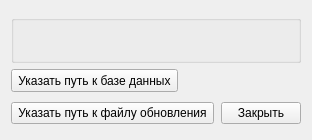
<?xml version="1.0" encoding="UTF-8"?>
<ui version="4.0">
 <class>OrderBaseLaunchClass</class>
 <widget class="QMainWindow" name="OrderBaseLaunchClass">
  <property name="geometry">
   <rect>
    <x>0</x>
    <y>0</y>
    <width>312</width>
    <height>140</height>
   </rect>
  </property>
  <property name="minimumSize">
   <size>
    <width>312</width>
    <height>132</height>
   </size>
  </property>
  <property name="maximumSize">
   <size>
    <width>312</width>
    <height>140</height>
   </size>
  </property>
  <property name="windowTitle">
   <string>База заказов</string>
  </property>
  <property name="windowOpacity">
   <double>8.000000000000000</double>
  </property>
  <widget class="QWidget" name="centralWidget">
   <layout class="QVBoxLayout" name="verticalLayout_2">
    <item>
     <layout class="QVBoxLayout" name="verticalLayout">
      <item>
       <layout class="QHBoxLayout" name="horizontalLayout">
        <property name="spacing">
         <number>10</number>
        </property>
        <property name="leftMargin">
         <number>0</number>
        </property>
        <property name="rightMargin">
         <number>0</number>
        </property>
        <item>
         <widget class="QGroupBox" name="groupBox">
          <property name="sizePolicy">
           <sizepolicy hsizetype="Preferred" vsizetype="Preferred">
            <horstretch>0</horstretch>
            <verstretch>0</verstretch>
           </sizepolicy>
          </property>
          <property name="minimumSize">
           <size>
            <width>0</width>
            <height>48</height>
           </size>
          </property>
          <property name="maximumSize">
           <size>
            <width>16777215</width>
            <height>48</height>
           </size>
          </property>
          <property name="title">
           <string/>
          </property>
          <property name="alignment">
           <set>Qt::AlignCenter</set>
          </property>
          <widget class="QWidget" name="horizontalLayoutWidget">
           <property name="geometry">
            <rect>
             <x>0</x>
             <y>0</y>
             <width>291</width>
             <height>51</height>
            </rect>
           </property>
           <layout class="QHBoxLayout" name="horizontalLayout_3">
            <property name="spacing">
             <number>10</number>
            </property>
            <item>
             <widget class="QLabel" name="iconLabel">
              <property name="sizePolicy">
               <sizepolicy hsizetype="Fixed" vsizetype="Fixed">
                <horstretch>0</horstretch>
                <verstretch>0</verstretch>
               </sizepolicy>
              </property>
              <property name="minimumSize">
               <size>
                <width>48</width>
                <height>48</height>
               </size>
              </property>
              <property name="maximumSize">
               <size>
                <width>48</width>
                <height>48</height>
               </size>
              </property>
              <property name="contextMenuPolicy">
               <enum>Qt::NoContextMenu</enum>
              </property>
              <property name="autoFillBackground">
               <bool>false</bool>
              </property>
              <property name="text">
               <string/>
              </property>
              <property name="scaledContents">
               <bool>true</bool>
              </property>
             </widget>
            </item>
            <item>
             <widget class="QLabel" name="textLabel">
              <property name="sizePolicy">
               <sizepolicy hsizetype="Expanding" vsizetype="Fixed">
                <horstretch>0</horstretch>
                <verstretch>48</verstretch>
               </sizepolicy>
              </property>
              <property name="minimumSize">
               <size>
                <width>0</width>
                <height>48</height>
               </size>
              </property>
              <property name="font">
               <font>
                <family>MS Shell Dlg 2</family>
                <pointsize>10</pointsize>
               </font>
              </property>
              <property name="contextMenuPolicy">
               <enum>Qt::NoContextMenu</enum>
              </property>
              <property name="text">
               <string/>
              </property>
              <property name="wordWrap">
               <bool>true</bool>
              </property>
             </widget>
            </item>
           </layout>
          </widget>
         </widget>
        </item>
       </layout>
      </item>
      <item>
       <layout class="QHBoxLayout" name="horizontalLayout_2">
        <item>
         <widget class="QPushButton" name="setPathToDBbtn">
          <property name="minimumSize">
           <size>
            <width>0</width>
            <height>23</height>
           </size>
          </property>
          <property name="maximumSize">
           <size>
            <width>16777215</width>
            <height>23</height>
           </size>
          </property>
          <property name="text">
           <string> Указать путь к базе данных </string>
          </property>
         </widget>
        </item>
        <item>
         <spacer name="horizontalSpacer">
          <property name="orientation">
           <enum>Qt::Horizontal</enum>
          </property>
          <property name="sizeHint" stdset="0">
           <size>
            <width>40</width>
            <height>20</height>
           </size>
          </property>
         </spacer>
        </item>
       </layout>
      </item>
     </layout>
    </item>
    <item>
     <layout class="QHBoxLayout" name="horizontalLayout_4">
      <item>
       <widget class="QPushButton" name="setPathToUdateFileBtn">
        <property name="text">
         <string> Указать путь к файлу обновления </string>
        </property>
       </widget>
      </item>
      <item>
       <spacer name="horizontalSpacer_3">
        <property name="orientation">
         <enum>Qt::Horizontal</enum>
        </property>
        <property name="sizeHint" stdset="0">
         <size>
          <width>40</width>
          <height>20</height>
         </size>
        </property>
       </spacer>
      </item>
      <item>
       <widget class="QPushButton" name="closeBtn">
        <property name="text">
         <string>Закрыть</string>
        </property>
       </widget>
      </item>
     </layout>
    </item>
   </layout>
  </widget>
 </widget>
 <layoutdefault spacing="6" margin="11"/>
 <resources>
  <include location="OrderBaseLaunch.qrc"/>
 </resources>
 <connections>
  <connection>
   <sender>closeBtn</sender>
   <signal>clicked()</signal>
   <receiver>OrderBaseLaunchClass</receiver>
   <slot>close()</slot>
   <hints>
    <hint type="sourcelabel">
     <x>301</x>
     <y>125</y>
    </hint>
    <hint type="destinationlabel">
     <x>305</x>
     <y>97</y>
    </hint>
   </hints>
  </connection>
  <connection>
   <sender>setPathToDBbtn</sender>
   <signal>clicked()</signal>
   <receiver>OrderBaseLaunchClass</receiver>
   <slot>setPathToDBSlot()</slot>
   <hints>
    <hint type="sourcelabel">
     <x>158</x>
     <y>80</y>
    </hint>
    <hint type="destinationlabel">
     <x>217</x>
     <y>96</y>
    </hint>
   </hints>
  </connection>
  <connection>
   <sender>setPathToUdateFileBtn</sender>
   <signal>clicked()</signal>
   <receiver>OrderBaseLaunchClass</receiver>
   <slot>setPathToUpdateFileSlot()</slot>
   <hints>
    <hint type="sourcelabel">
     <x>147</x>
     <y>119</y>
    </hint>
    <hint type="destinationlabel">
     <x>215</x>
     <y>128</y>
    </hint>
   </hints>
  </connection>
 </connections>
 <designerdata>
  <property name="gridDeltaX">
   <number>10</number>
  </property>
  <property name="gridDeltaY">
   <number>10</number>
  </property>
  <property name="gridSnapX">
   <bool>true</bool>
  </property>
  <property name="gridSnapY">
   <bool>true</bool>
  </property>
  <property name="gridVisible">
   <bool>true</bool>
  </property>
 </designerdata>
 <slots>
  <slot>setPathToDBSlot()</slot>
  <slot>setPathToUpdateFileSlot()</slot>
 </slots>
</ui>
